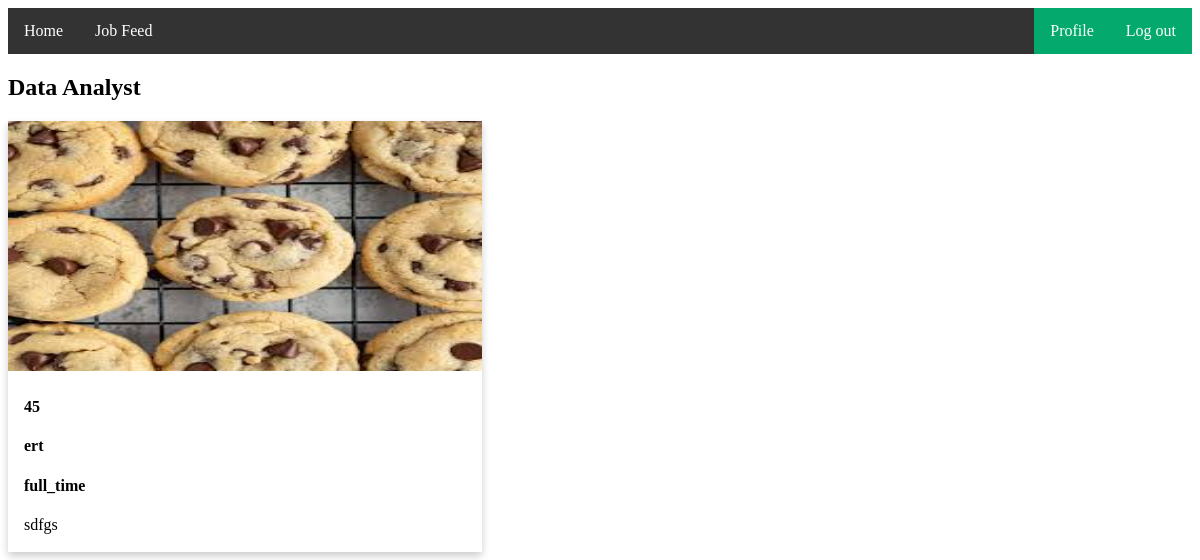
/viewJOb/2, run on the app's committed database.
### myApp/models.py (models this page shows, shortened)
class JobModel(models.Model):
    JOB_TYPE_CHOICES=[
        ('full_time', 'Full Time'),
        ('part_time', 'Part Time'),
        ('contract', 'Contract'),
        ('internship', 'Internship'),
        ('temporary', 'Temporary'),
    ]
    user=models.ForeignKey(customUser,null=True,blank=True,on_delete=models.CASCADE)
    job_title = models.CharField(max_length=200, null=True, blank=True)
    vacancy = models.PositiveIntegerField( null=True, blank=True)
    skills = models. CharField(max_length=100,null=True, blank=True )
    category = models.CharField(max_length=50, choices=JOB_TYPE_CHOICES, null=True, blank=True)
    description = models.TextField(null=True, blank=True)
    job_Pic=models.ImageField(upload_to='Media/job_Pic',null=True)

### myProject/views.py (the view)
# urls.py: path("viewJOb/<str:job_id>", viewJOb, name="viewJOb"),
def viewJOb(request,job_id):
    jobs=JobModel.objects.filter(id=job_id)
    context= {
        'jobs': jobs
    }
    return render(request,"viewJOb.html",context)

### Template/viewJOb.html (shortened to what this page needs)
{% extends 'base.html' %}
{% block body %}
{% for i in jobs %}
<!DOCTYPE html>
<html>
<head>
</head>
<body>
<h2>{{i.job_title}}</h2>
<div class="card">
  <img src="/{{i.job_Pic}}" height="250 px" width="100 px" alt="Avatar" style="width:100%">
  <div class="container">
    <h4><b>{{i.vacancy}}</b></h4>
    <h4><b>{{i.skills}}</b></h4>
    <h4><b>{{i.category}}</b></h4>
    <p>{{i.description}}</p>
  </div>
</div>
</body>
</html>
{% endfor %}
{% endblock body %}

### Template/viewJOb.html (style rules this page uses)
.card { box-shadow: 0 4px 8px 0 rgba(0,0,0,0.2); transition: 0.3s; width: 40%; }
.container { padding: 2px 16px; }

### data on the page
JobModel: job_title "Data Analyst", job_Pic (picture), vacancy "45", skills "ert", category "full_time", description "sdfgs"
